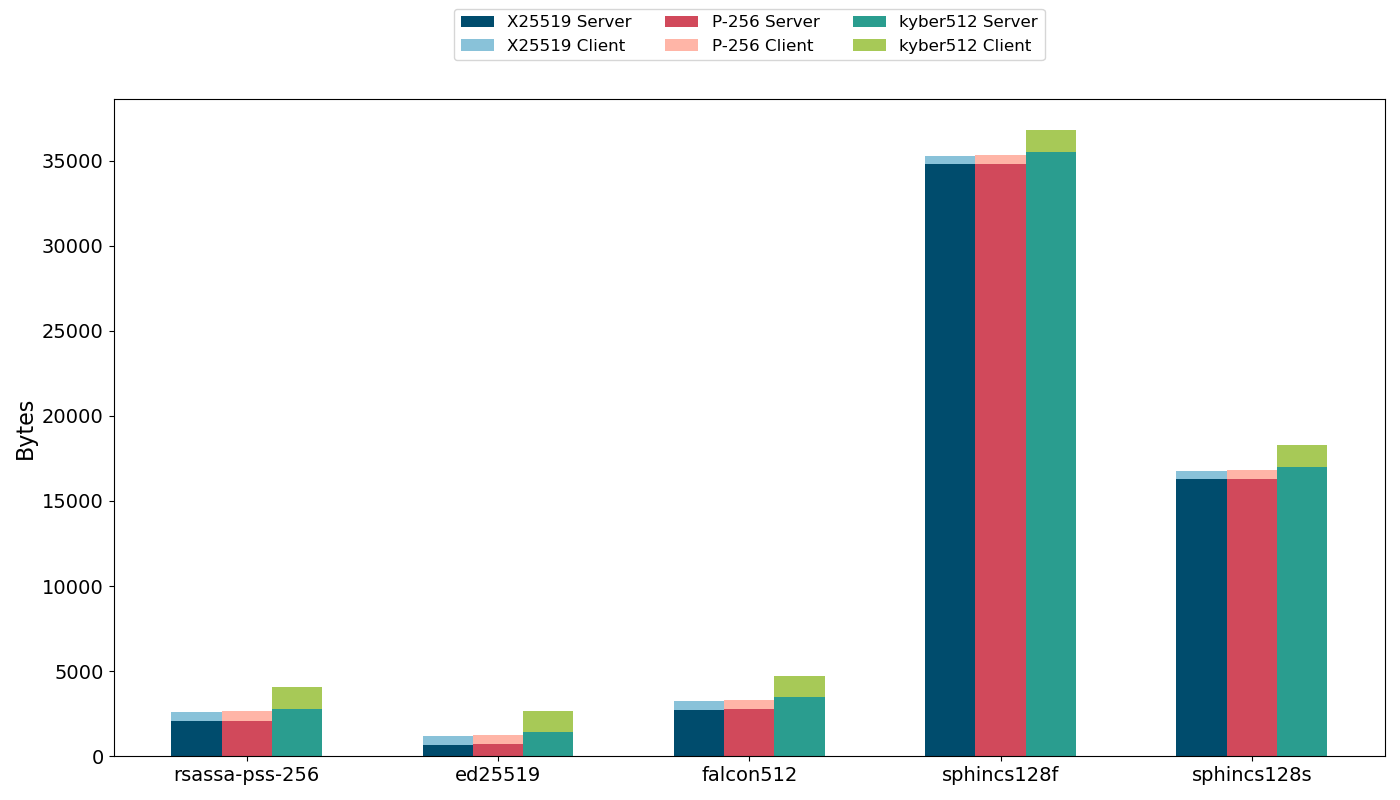

The script that saved this image:
import pandas as pd
import matplotlib.pyplot as plt

# Updated data provided by the user
updated_data = {
    'Algorithm': ['rsassa-pss-256', 'ed25519', 'falcon512', 'sphincs128f', 'sphincs128s'],
    'X25519_Server': [2064, 668, 2735, 34771, 16263],
    'P-256_Server': [2097, 701, 2758, 34804, 16296],
    'kyber512_Server': [2800, 1404, 3457, 35507, 16999],
    'X25519_Client': [539, 509, 509, 509, 509],
    'P-256_Client': [572, 542, 542, 542, 542],
    'kyber512_Client': [1299, 1269, 1269, 1269, 1269]
}

# Creating a new DataFrame
updated_df = pd.DataFrame(updated_data)

# Plotting the updated stacked bar chart with larger font sizes
fig, ax = plt.subplots(figsize=(14, 8))

# Define print-friendly colors
color1 = '#004c6d'  # Dark Blue
color2 = '#89c2d9'  # Light Blue
color3 = '#d1495b'  # Dark Red
color4 = '#ffb5a7'  # Light Red
color5 = '#2a9d8f'  # Dark Green
color6 = '#a7c957'  # Light Green

# Plotting the data with the new colors
bar_width = 0.2
index = range(len(updated_df))

bar1 = ax.bar(index, updated_df['X25519_Server'], bar_width, label='X25519 Server', color=color1)
bar2 = ax.bar(index, updated_df['X25519_Client'], bar_width, bottom=updated_df['X25519_Server'], label='X25519 Client', color=color2)
bar3 = ax.bar([i + bar_width for i in index], updated_df['P-256_Server'], bar_width, label='P-256 Server', color=color3)
bar4 = ax.bar([i + bar_width for i in index], updated_df['P-256_Client'], bar_width, bottom=updated_df['P-256_Server'], label='P-256 Client', color=color4)
bar5 = ax.bar([i + 2*bar_width for i in index], updated_df['kyber512_Server'], bar_width, label='kyber512 Server', color=color5)
bar6 = ax.bar([i + 2*bar_width for i in index], updated_df['kyber512_Client'], bar_width, bottom=updated_df['kyber512_Server'], label='kyber512 Client', color=color6)

# Adding labels, title, and legend
ax.set_xlabel('', fontsize=16)
ax.set_ylabel('Bytes', fontsize=16)
ax.set_title('')
ax.set_xticks([i + bar_width for i in index])
ax.set_xticklabels(updated_df['Algorithm'], fontsize=14, rotation=0)

# Place the legend at the top of the plot
ax.legend(fontsize=12, loc='upper center', bbox_to_anchor=(0.5, 1.15), ncol=3)

# Make the numbers on the axes larger for better readability
ax.tick_params(axis='both', which='major', labelsize=14)

plt.xticks(rotation=0)
plt.tight_layout()

# Save the plot as a PNG file
plt.savefig('Nivel1Bytes.png')

plt.show()
